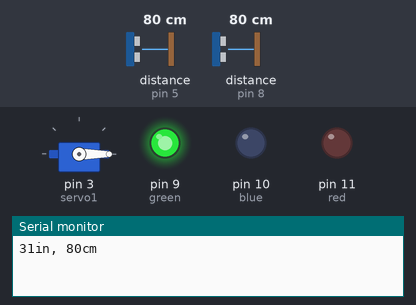
The sketch below on a simulated Arduino Uno, built with avr-gcc and run on an emulated ATmega328P. Shown: servo, output pins drawn as LEDs (lit = HIGH), the last lines printed to the serial monitor. Wiring (inferred from the names in the program): 2 × ultrasonic range finder: trigger pin 4, echo pin 5 / trigger pin 7, echo pin 8. The inputs (shaded band) are chosen by the test bench; at power-on: distance to the obstacle (sensors on pin 5, pin 8) 80 cm. The echo pulse lasts 58.3 µs per cm; pins used as bus, display or sensor lines are not drawn.

Above: at 1.9 s.
2.0 s: distance to the obstacle (sensor on pin 5) set to 29 cm
3.5 s: distance to the obstacle (sensor on pin 5) set to 23 cm
At 5.5 s:
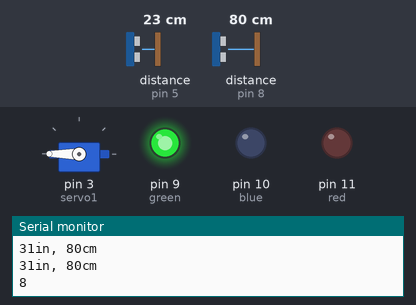
7.9 s: distance to the obstacle (sensor on pin 5) set to 35 cm
At 9.0 s:
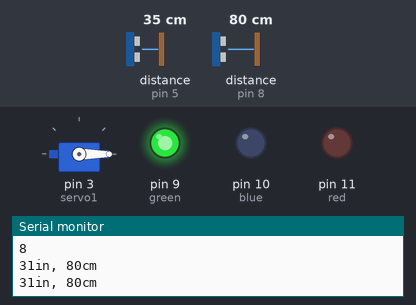
9.4 s: distance to the obstacle (sensor on pin 8) set to 22 cm
11.8 s: distance to the obstacle (sensor on pin 8) set to 18 cm
At 13.1 s:
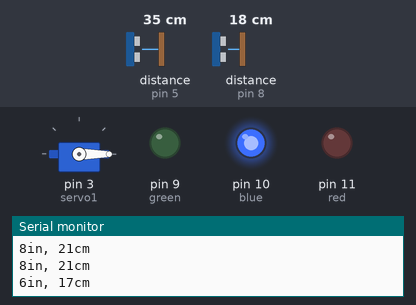
14.3 s: distance to the obstacle (sensor on pin 8) set to 9 cm
17.3 s: distance to the obstacle (sensor on pin 8) set to 6 cm
At 19.3 s:
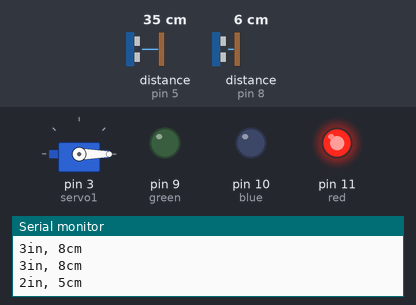
Timing chart, 0 to 20.8 s (numbered marks = the images above; inputs shaded):
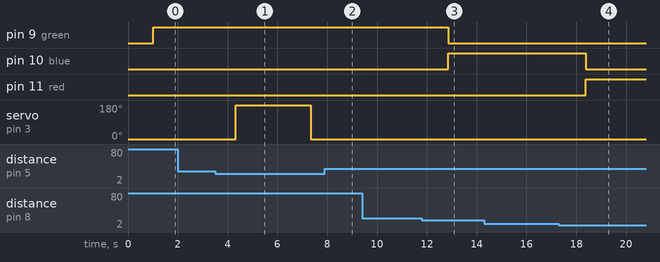

Measured:
- the behaviour switches between 26 and 25 cm on distance to the obstacle (sensor on pin 5) (found by bisection; images 0 and 1)
- the behaviour switches between 21 and 20 cm on distance to the obstacle (sensor on pin 8) (found by bisection; images 2 and 3)
- the behaviour switches between 8 and 7 cm on distance to the obstacle (sensor on pin 8) (found by bisection; images 3 and 4)
- after the input at 3.5 s, servo on pin 3 (servo1): 0° → 180° after 0.83 s, → 0° 3.0 s later
- after the input at 7.9 s, servo on pin 3 (servo1): stays 0° (without the input it goes to 180° after 0.54 s)
- after the input at 11.8 s, pin 9 (green): HIGH → LOW after 1.1 s; pin 10 (blue): LOW → HIGH after 1.1 s
- after the input at 17.3 s, pin 10 (blue): HIGH → LOW after 1.1 s; pin 11 (red): LOW → HIGH after 1.1 s

The sketch:

smart_automated_trash_can_v21.ino
```cpp
// C++ code
//
#include <math.h>
#include <Servo.h>

Servo servo1;
const int trigPinOut = 4;
const int echoPinOut = 5;
long distance;
long duration;
const int trigPinIn = 7;
const int echoPinIn = 8;
int red = 11;
int blue = 10;
int green = 9;

void setup()
{
  Serial.begin(9600);
  servo1.attach(3);
  servo1.write(0);
  pinMode(red, OUTPUT);
  pinMode(blue, OUTPUT);
  pinMode(green, OUTPUT);
}
void loop() {
  // establish variables for duration of the ping, and the distance result
  // in inches and centimeters:
  long durationIn, inchesIn, cmIn;
  long durationOut, inchesOut, cmOut;


  durationIn = ultraIn();
  // convert the time into a distance
  inchesIn = microsecondsToInches(durationIn); //inside sensor
  cmIn = microsecondsToCentimeters(durationIn); //inside sensor
  delay(1000);

  durationOut = ultraOut();
  inchesOut = microsecondsToInches(durationOut); //outside sensor
  cmOut = microsecondsToCentimeters(durationOut); //outside sensor

  if(inchesIn < 3) {
  	digitalWrite(red, HIGH);
    digitalWrite(blue, LOW);
    digitalWrite(green, LOW);
  }
  else if(inchesIn > 7) {
  	digitalWrite(red, LOW);
    digitalWrite(blue, LOW);
    digitalWrite(green, HIGH);


    rotate(inchesOut);
  }
  else if(inchesIn >= 3 && inchesIn <= 7) {
  	digitalWrite(red, LOW);
    digitalWrite(blue, HIGH);
    digitalWrite(green, LOW);

    rotate(inchesOut);
  }

  Serial.print(inchesIn);
  Serial.print("in, ");
  Serial.print(cmIn);
  Serial.print("cm");
  Serial.println();

  delay(100);
}
long ultraIn(){
  // The TRIG))) is triggered by a HIGH pulse of 2 or more microseconds.
  // Give a short LOW pulse beforehand to ensure a clean HIGH pulse:

  // The echo pin is used to read the signal from the PING))): a HIGH pulse
  // whose duration is the time (in microseconds) from the sending of the ping
  // to the reception of its echo off of an object.

  pinMode(trigPinIn, OUTPUT);
  digitalWrite(trigPinIn, LOW);
  delayMicroseconds(2);
  digitalWrite(trigPinIn, HIGH);
  delayMicroseconds(10);
  digitalWrite(trigPinIn, LOW);
  pinMode(echoPinIn, INPUT);
  duration = pulseIn(echoPinIn, HIGH);
  return duration;
}
long ultraOut(){
  // The TRIG))) is triggered by a HIGH pulse of 2 or more microseconds.
  // Give a short LOW pulse beforehand to ensure a clean HIGH pulse:

  // The echo pin is used to read the signal from the PING))): a HIGH pulse
  // whose duration is the time (in microseconds) from the sending of the ping
  // to the reception of its echo off of an object.

  pinMode(trigPinOut, OUTPUT);
  digitalWrite(trigPinOut, LOW);
  delayMicroseconds(2);
  digitalWrite(trigPinOut, HIGH);
  delayMicroseconds(10);
  digitalWrite(trigPinOut, LOW);
  pinMode(echoPinOut, INPUT);
  duration = pulseIn(echoPinOut, HIGH);
  return duration;
}

long microsecondsToInches(long microseconds) {
  // According to Parallax's datasheet for the PING))), there are 73.746
  // microseconds per inch (i.e. sound travels at 1130 feet per second).
  // This gives the distance travelled by the ping, outbound and return,
  // so we divide by 2 to get the distance of the obstacle.
  // See: https://www.parallax.com/package/ping-ultrasonic-distance-sensor-downloads/
  return microseconds / 74 / 2;
}

long microsecondsToCentimeters(long microseconds) {
  // The speed of sound is 340 m/s or 29 microseconds per centimeter.
  // The ping travels out and back, so to find the distance of the object we
  // take half of the distance travelled.
  return microseconds / 29 / 2;
}
void rotate(long dist)
{
   if(dist < 10){        //distance less than 7 inches
   		servo1.write(180);
    	Serial.println(dist);
    	delay(3000);
    	servo1.write(0);
  	}
}
```
